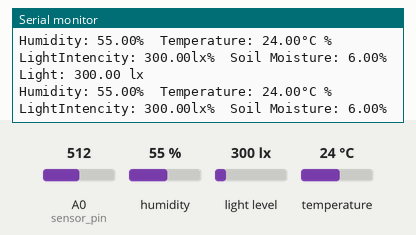
Simulated run of this sketch. Board: ESP8266 (NodeMCU). Parts: the last lines printed to the serial monitor. The inputs (shaded band) are chosen by the test bench; at power-on: humidity 55 %, light level 300 lx, A0 (sensor_pin) = 512, temperature 24 °C. WiFi joins after 1.5 s; servers stay silent unless stated.

Above: at 3.3 s.
3.4 s: humidity set to 22 %
At 4.8 s:
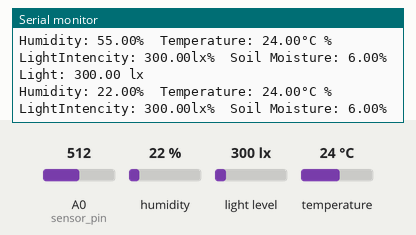
4.9 s: light level set to 40 lx
At 6.3 s:
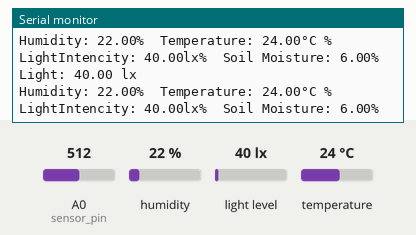
6.4 s: A0 (sensor_pin) set to 716
At 7.3 s:
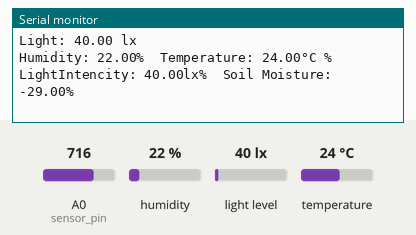
7.9 s: temperature set to 12 °C
At 8.6 s:
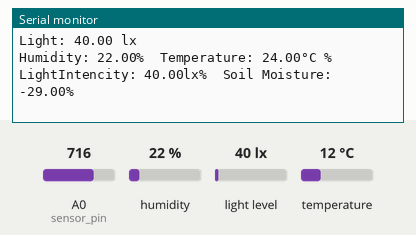
9.4 s: light level set to 1000 lx
At 11.1 s:
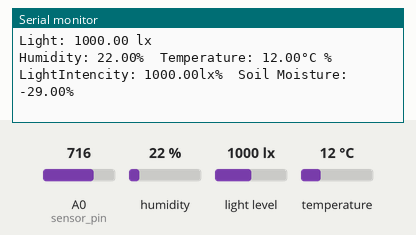
15.8 s: A0 (sensor_pin) set to 992
At 16.4 s:
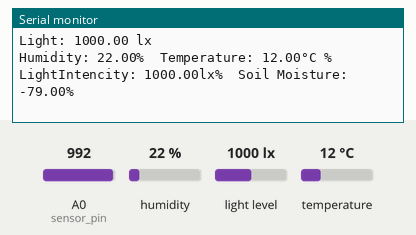
Timing chart, 0 to 18.3 s (numbered marks = the images above; inputs shaded):
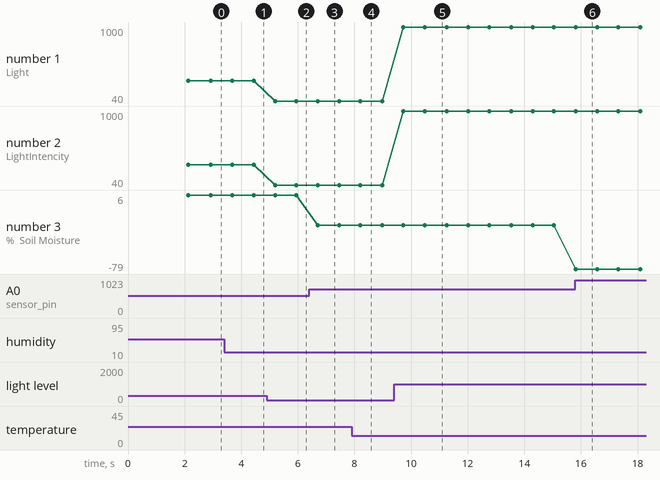

The sketch:

Research_Developed_working_humid_Temp_light.ino
```cpp
#include <ESP8266WiFi.h>
#include <SoftwareSerial.h>
#include <FirebaseArduino.h>
#include <ArduinoJson.h>
#include <ESP8266HTTPClient.h>
//sensor library
#include <DHT.h>
#include <DHT_U.h>
#include <Wire.h>
#include <BH1750.h>

//Initializing ports
#define DHTTYPE DHT11  // temperature and humidity sensor
#define dht_dpin 12

//Defining ports
DHT dht(dht_dpin, DHTTYPE);
BH1750 lightMeter(0x23);
//Capasitive moist sensor pin initialization
int sensor_pin = A0;

//Firebase and WIFI info
#define FIREBASE_HOST "nodemcu-8bd8c-default-rtdb.firebaseio.com"
#define FIREBASE_AUTH "gHkRCKjR1zSWhwl40OAqgK6AxXJuHXkj1XXwcPCb"
#define WIFI_PASSWORD "QBRGN13N47J"    //"Abcd1234" "QBRGN13N47J" "12345678"
#define WIFI_SSID "Dialog 4G"          //"SLT_FIBER_fSn3h" "Dialog 4G" "KG2"

void setup()
{
//  start the sensors
  dht.begin();
  Wire.begin(D3, D4);

//  Start the serial monitor
  Serial.begin(9600);

  Serial.println("Humidity and temperature\n\n");
  delay(100);

  // connect to wifi.
  WiFi.begin(WIFI_SSID, WIFI_PASSWORD);
  Serial.println("connecting");

  while (WiFi.status() != WL_CONNECTED)
  {
    Serial.println("Not connected!");
    delay(1000);
  }
  Serial.println();
  Serial.println("connected: ");
  Serial.println(WiFi.localIP());

  //connecting the firebase
  Firebase.begin(FIREBASE_HOST, FIREBASE_AUTH);

  if(Firebase.failed())
  {
    Serial.println(Firebase.error());
  }
  else{
    Serial.println("Firebase Connected");
  }

  // begin returns a boolean that can be used to detect setup problems.
  if (lightMeter.begin(BH1750::CONTINUOUS_HIGH_RES_MODE)) {
    Serial.println(F("BH1750 Advanced begin"));
  }
  else{
    Serial.println(F("Error initialising BH1750"));
  }
}

void loop()
 {
  float h = dht.readHumidity();// Reading temperature or humidity takes about 250 milliseconds!
  float t = dht.readTemperature();// Read temperature as Celsius (the default)
  float lux = lightMeter.readLightLevel();
  float m = analogRead(sensor_pin);

  //Read the Light intencity Sensor in every second
  if (lightMeter.measurementReady()) {
    Serial.print("Light: ");
    Serial.print(lux);
    Serial.println(" lx");
  }

  // Check if any reads failed and exit early (to try again).
  if (isnan(h) || isnan(t)) {
    Serial.println(F("Failed to read from DHT sensor!"));
    return;
  }

  m = map(m,550,0,0,100);

  //convert integers
  String fireHumid = String(h);
  String fireTemp = String(t);
  String LightIntence = String(lux);
  String output_value= String(m);

  Serial.print("Humidity: ");  Serial.print(h);
  Serial.print("%  Temperature: ");  Serial.print(t);  Serial.print("°C ");
  Serial.print("%  LightIntencity: ");  Serial.print(lux);  Serial.print("lx");
  Serial.print("%  Soil Moisture: ");  Serial.print(output_value);  Serial.println("%");

  delay(100);

  //Sending the data to the firebase realtime database
  Firebase.setString("/DHT11/Humidity", fireHumid);
  Firebase.setString("/DHT11/Temperature", fireTemp);
  Firebase.setString("/GY30/LightIntence", LightIntence);
  Firebase.setString("/CapacitiveSoilMoist1_2v/soilMoist", output_value);

}
```

Measured:
- after the input at 3.4 s, the serial monitor: prints a new line after 1.0 s (image 1)
- after the input at 4.9 s, the serial monitor: prints a new line after 0.30 s (image 2)
- after the input at 6.4 s, the serial monitor: prints a new line after 0.31 s (image 3)
- after the input at 9.4 s, the serial monitor: prints a new line after 0.33 s (image 5)
- after the input at 15.8 s, the serial monitor: prints a new line at once (image 6)
- plotted number 1: 300 → 40 after the input at 4.9 s, 40 → 1000 after the input at 9.4 s
- plotted number 2: 300 → 40 after the input at 4.9 s, 40 → 1000 after the input at 9.4 s
- plotted number 3: 6 → -29 after the input at 6.4 s, -29 → -79 after the input at 15.8 s
